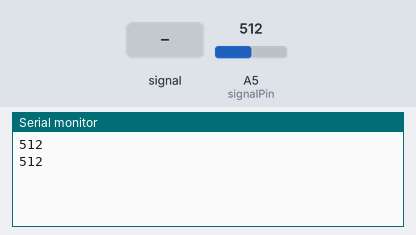
The sketch below on a simulated Arduino Uno, built with avr-gcc and run on an emulated ATmega328P. Parts: the last lines printed to the serial monitor. Inputs (shaded band) come from the test bench; at power-on: A5 (signalPin) = 512.

Above: at 2.8 s.
2.9 s: A5 (signalPin) fed a 200 Hz sine of ±81 counts around its level
At 3.8 s:
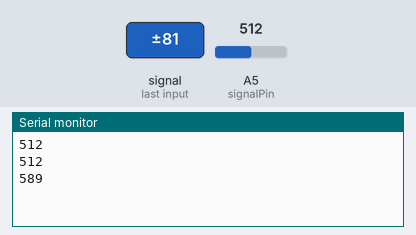
4.4 s: A5 (signalPin) set to 716
At 5.7 s:
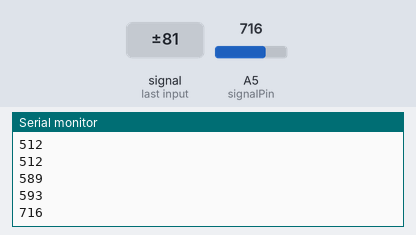
5.9 s: A5 (signalPin) fed a 1000 Hz sine of ±255 counts around its level
At 6.8 s:
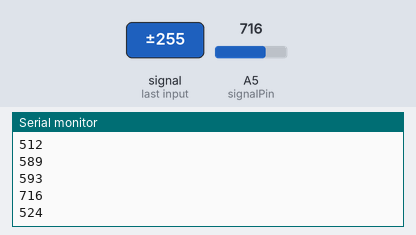
7.4 s: A5 (signalPin) set to 900
At 8.3 s:
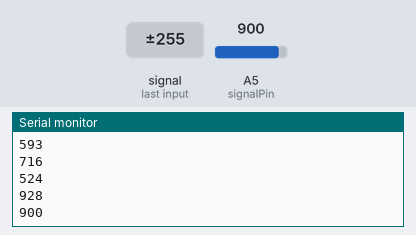
Timing chart, 0 to 9.9 s (numbered marks = the images above; inputs shaded):
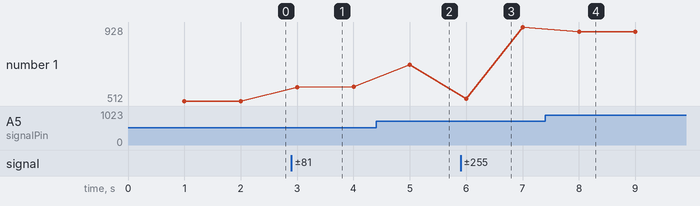

The sketch:

AnalogWaterSensor.ino
```cpp
//Pins
#define signalPin A5
#define powerPin 7

void setup() {
  // put your setup code here, to run once:
  Serial.begin(9600);
  pinMode(powerPin, OUTPUT);
}

void loop() {
  // put your main code here, to run repeatedly:

  digitalWrite(powerPin, LOW);
  delay(1000);
  digitalWrite(powerPin, HIGH); // Every 1 second, the arduino sents an electric current
  int value = analogRead(signalPin); //The sensor reads how much water is on it
  Serial.println(value); //Prints the value

}
```

Measured:
- after the input at 2.9 s, the serial monitor: prints a new line after 0.10 s (image 1)
- after the input at 4.4 s, the serial monitor: prints a new line after 0.60 s (image 2)
- after the input at 5.9 s, the serial monitor: prints a new line after 0.10 s (image 3)
- after the input at 7.4 s, the serial monitor: prints a new line after 0.60 s (image 4)
- plotted number 1: 512 → 593 after the input at 2.9 s, 593 → 716 after the input at 4.4 s, 716 → 928 after the input at 5.9 s, 928 → 900 after the input at 7.4 s
